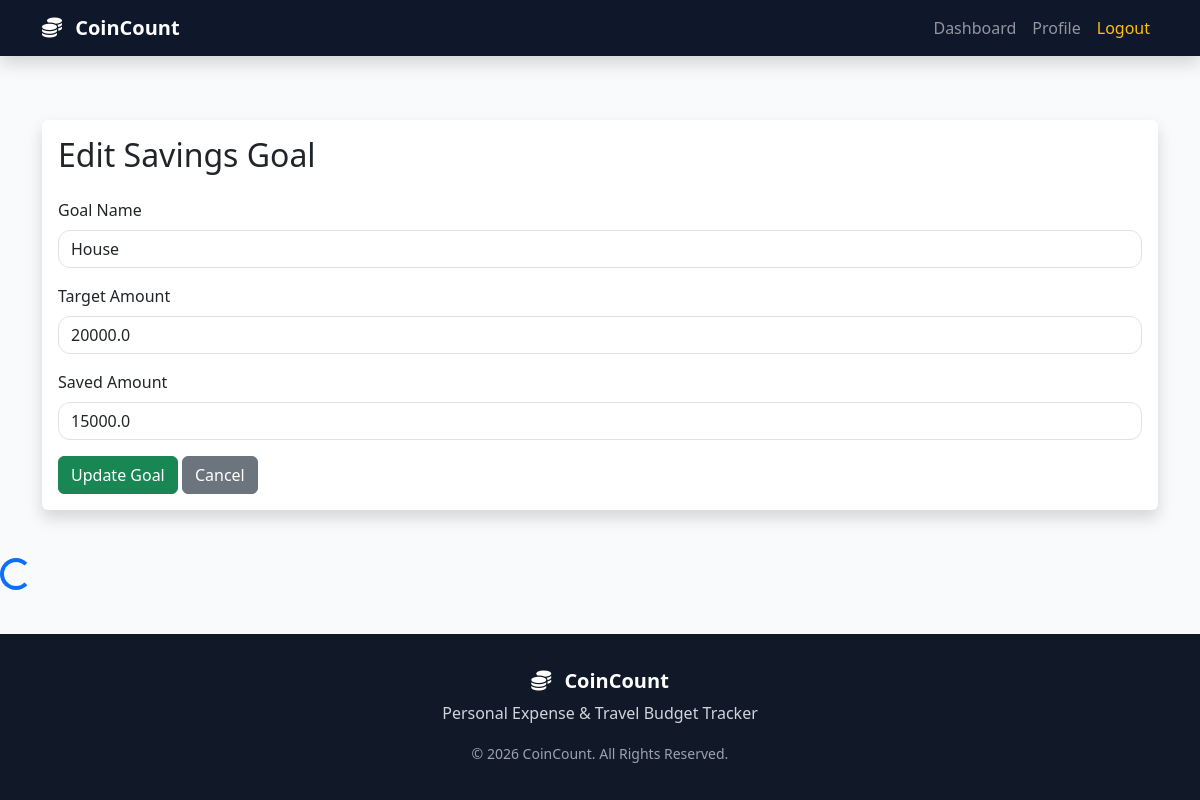
/edit_goal/1 (signed in), run on the app's committed database.
### tables this page shows
CREATE TABLE savings_goals(
    goal_id INTEGER PRIMARY KEY AUTOINCREMENT,
    user_id INTEGER,
    goal_name TEXT,
    target_amount REAL,
    saved_amount REAL
);

### app.py (the view, shortened to what this page needs)
@app.route('/edit_goal/<int:id>', methods=['GET', 'POST'])
def edit_goal(id):
    if 'user_id' not in session:
        return redirect(url_for('login'))
    conn = get_db()
    try:
        goal = conn.execute(
            '''
            SELECT *
            FROM savings_goals
            WHERE goal_id=?
            ''',
            (id,)
        ).fetchone()
    except Exception as e:
        flash(f"Error: {str(e)}", "danger")
    finally:
        conn.close()
    return render_template(
        'edit_goal.html',
        goal=goal
    )

### app.py (called while the page is built)
def get_db():
    conn = sqlite3.connect(DATABASE)
    conn.row_factory = sqlite3.Row
    return conn

### templates/edit_goal.html
{% extends 'base.html' %}
{% block content %}
<div class="container py-5">
    <div class="card shadow border-0">
        <div class="card-body">
            <h2 class="mb-4">Edit Savings Goal</h2>
            <form method="POST">
                <div class="mb-3">
                    <label class="form-label">
                        Goal Name
                    </label>
                    <input type="text"
                           name="goal"
                           class="form-control"
                           value="{{ goal.goal_name }}"
                           required>
                </div>
                <div class="mb-3">
                    <label class="form-label">
                        Target Amount
                    </label>
                    <input type="number"
                           name="target"
                           class="form-control"
                           value="{{ goal.target_amount }}"
                           required>
                </div>
                <div class="mb-3">
                    <label class="form-label">
                        Saved Amount
                    </label>
                    <input type="number"
                           name="saved"
                           class="form-control"
                           value="{{ goal.saved_amount }}"
                           required>
                </div>
                <button type="submit"
                        class="btn btn-success">
                    Update Goal
                </button>
                <a href="/savings"
                   class="btn btn-secondary">
                    Cancel
                </a>
            </form>
        </div>
    </div>
</div>
{% endblock %}

### static/css/style.css (style rules this page uses)
html, body { height:100%; }
body { display:flex; flex-direction:column; min-height:100vh; font-family:'Segoe UI',sans-serif; background:#f5f7fb; color:#333; }
.form-control { border-radius:12px; }

### static/css/dashboard.css (style rules this page uses)
body { background:#f8fafc; overflow-x:hidden; font-family:'Segoe UI',sans-serif; }

### data on the page
savings_goals: goal "House", target "20000.0", saved "15000.0"
